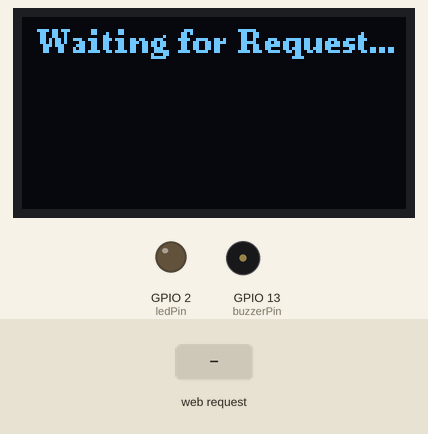
Recording of a sketch running on a simulated ESP32. Shown: 128×64 one-colour display, output pins drawn as LEDs (lit = HIGH), buzzer (waves = sounding, pin HIGH). The inputs (shaded band) are chosen by the test bench. WiFi joins after 1.5 s; servers stay silent unless stated; what the sketch prints to the serial monitor is not drawn.

Above: at 2.7 s.
2.8 s: HTTP request GET /on received
At 4.0 s:
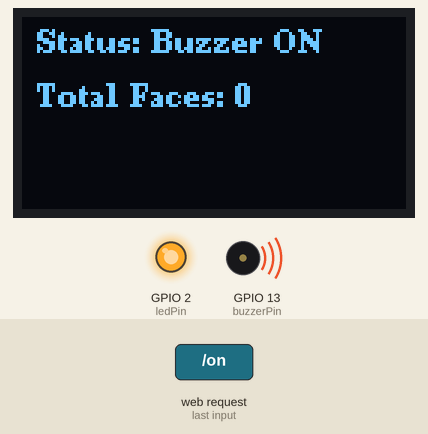
4.3 s: HTTP request GET /off received
At 5.2 s:
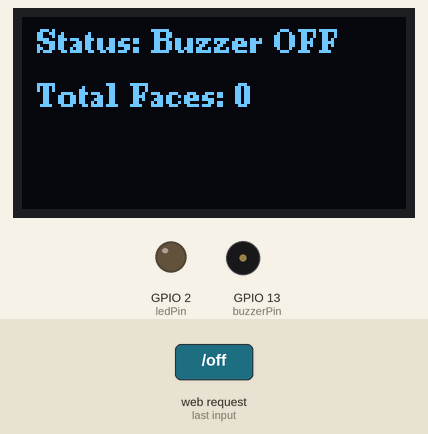
5.8 s: HTTP request GET /on?plain=1 received
At 6.3 s:
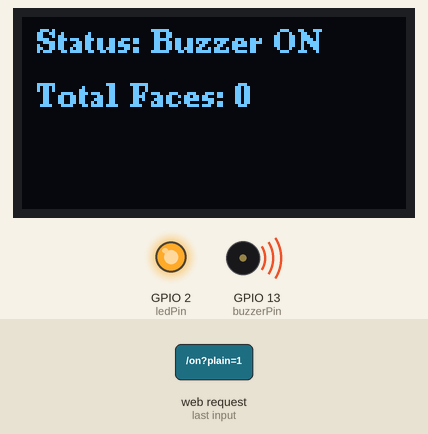
7.3 s: HTTP request GET /off?plain=1 received
At 8.7 s:
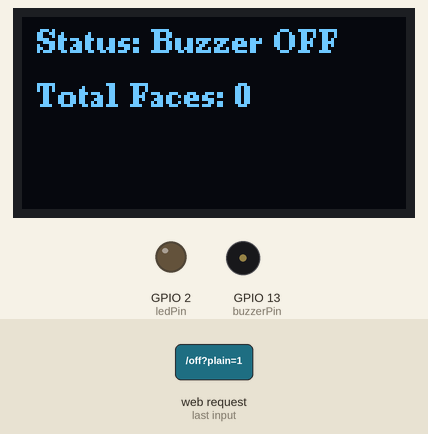
Timing chart, 0 to 9.8 s (numbered marks = the images above; inputs shaded):
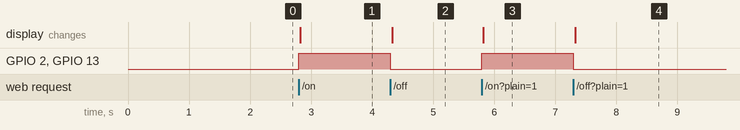

The sketch:

esp32_pocket_led_buzzer.ino
```cpp
#include <WiFi.h>
#include <WebServer.h>
#include <U8g2lib.h>
#include <ArduinoJson.h>

// Replace with your network credentials
const char* ssid = "ground_wifi";
const char* password = "groundwifi";

// Create an instance of the WebServer on port 80
WebServer server(80);

// Define the GPIO pins for the buzzer and LED
const int buzzerPin = 13;
const int ledPin = 2;

// Initialize the OLED display using U8g2 library
U8G2_SSD1306_128X64_NONAME_F_HW_I2C u8g2(U8G2_R0, /* reset=*/ U8X8_PIN_NONE);  // Adjust if needed

int totalFaces = 0;

// Function to draw text with a margin/padding from the left
void drawPaddedText(const char* text, int y, int padding) {
  int xPos = padding;  // Add a margin on the left side
  u8g2.drawStr(xPos, y, text);
}

void setup() {
  Serial.begin(115200);
  u8g2.begin();

  // Display initial message on OLED with padding
  u8g2.clearBuffer();
  u8g2.setFont(u8g2_font_ncenB08_tr);
  drawPaddedText("Waiting for Request...", 12, 5);  // 5-pixel padding
  u8g2.sendBuffer();

  pinMode(buzzerPin, OUTPUT);
  pinMode(ledPin, OUTPUT);
  digitalWrite(buzzerPin, LOW);
  digitalWrite(ledPin, LOW);

  WiFi.begin(ssid, password);
  while (WiFi.status() != WL_CONNECTED) {
    delay(500);
    Serial.print(".");
  }
  Serial.println("");
  Serial.print("Connected to Wi-Fi. IP address: ");
  Serial.println(WiFi.localIP());

  server.on("/on", HTTP_ANY, []() {
    Serial.println("Received /on request");
    String message = "Buzzer and LED are ON";
    digitalWrite(buzzerPin, HIGH);
    digitalWrite(ledPin, HIGH);

    u8g2.clearBuffer();
    u8g2.setFont(u8g2_font_ncenB08_tr);
    drawPaddedText("Status: Buzzer ON", 12, 5);  // 5-pixel padding
    drawPaddedText(("Total Faces: " + String(totalFaces)).c_str(), 30, 5);  // 5-pixel padding
    u8g2.sendBuffer();

    server.send(200, "text/plain", message);
  });

  server.on("/off", HTTP_ANY, []() {
    Serial.println("Received /off request");
    String message = "Buzzer and LED are OFF";
    digitalWrite(buzzerPin, LOW);
    digitalWrite(ledPin, LOW);

    u8g2.clearBuffer();
    u8g2.setFont(u8g2_font_ncenB08_tr);
    drawPaddedText("Status: Buzzer OFF", 12, 5);  // 5-pixel padding
    drawPaddedText(("Total Faces: " + String(totalFaces)).c_str(), 30, 5);  // 5-pixel padding
    u8g2.sendBuffer();

    server.send(200, "text/plain", message);
  });

  server.on("/update_count", HTTP_POST, []() {
    if (server.hasArg("plain")) {
      String message = "Received total_faces: ";
      DynamicJsonDocument doc(1024);
      DeserializationError error = deserializeJson(doc, server.arg("plain"));

      if (!error) {
        totalFaces = doc["total_faces"];
        message += totalFaces;
        Serial.println(message);

        u8g2.clearBuffer();
        u8g2.setFont(u8g2_font_ncenB08_tr);
        drawPaddedText("Total Faces:", 12, 5);  // 5-pixel padding

        String totalFacesStr = String(totalFaces);
        u8g2.setFont(u8g2_font_fur30_tr);
        int16_t width = u8g2.getStrWidth(totalFacesStr.c_str());
        int16_t xPos = (u8g2.getDisplayWidth() - width) / 2;
        u8g2.drawStr(xPos, 50, totalFacesStr.c_str());
        u8g2.sendBuffer();

        server.send(200, "text/plain", message);
      } else {
        Serial.println("Failed to parse JSON.");
        server.send(400, "text/plain", "Failed to parse JSON");
      }
    } else {
      server.send(400, "text/plain", "Invalid Request");
    }
  });

  server.begin();
}

void loop() {
  server.handleClient();
}
```

Measured:
- after the input at 2.8 s, GPIO 2 (ledPin), GPIO 13 (buzzerPin): LOW → HIGH at once; the display: changes at once (image 1)
- after the input at 4.3 s, GPIO 2 (ledPin), GPIO 13 (buzzerPin): HIGH → LOW at once; the display: changes at once (image 2)
- after the input at 5.8 s, GPIO 2 (ledPin), GPIO 13 (buzzerPin): LOW → HIGH at once; the display: changes at once (image 3)
- after the input at 7.3 s, GPIO 2 (ledPin), GPIO 13 (buzzerPin): HIGH → LOW at once; the display: changes at once (image 4)
